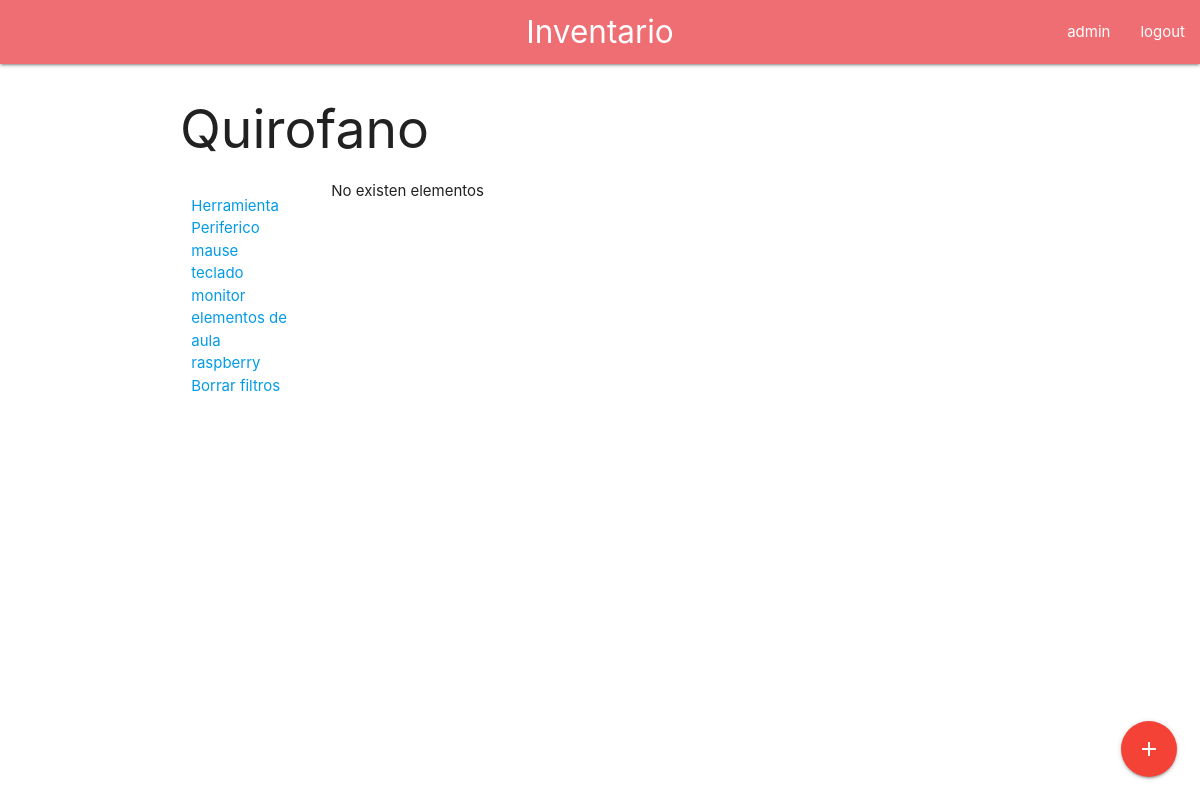
Page /inventario/lab/24/ (signed in) on the committed database.
### inventario/models.py (models this page shows, shortened)
class Lab(models.Model):
    id_lab = models.AutoField(primary_key=True)
    name = models.CharField(max_length=20, blank=True, null=True)

class Type(models.Model):
    name = models.CharField(max_length=20, blank=True, null=True)
    id_type = models.AutoField(primary_key=True)
    def __str__(self):
        return '{}'.format(self.name)

### inventario/views.py (the view)
# urls.py: path('lab/<int:lab_id>/', LabGet.as_view(), name='lab_detail'),
class LabGet(View):
    @method_decorator(login_required)
    def get(self, request, *args, **kwargs):
        id_type = request.GET.get('type', None)
        lab = Lab.objects.get(id_lab=kwargs['lab_id'])
        if id_type:
            items = Item.objects.filter(id_lab_id=kwargs['lab_id'], id_type=id_type)
        else:
            items = Item.objects.filter(id_lab_id=kwargs['lab_id'])
        types = Type.objects.all()
        ctx = {'items': items, 'lab_id': kwargs['lab_id'], 'lab': lab, 'form': ItemForm, 'types': types}
        return render(request, 'item/list.html', ctx)

### inventario/templates/item/list.html (shortened to what this page needs)
{% extends 'base.html' %}
{% block content %}
  <h2>{{ lab.name }}</h2>
  <div class="row s12">
    <div class="col s12 m2">
      <ul>
        {% for type in types %}
          <li>
            <a href="{{ request.path }}?type={{ type.id_type | urlencode }}">{{ type.name }}</a>
          </li>
        {% endfor %}
        <a href="{% url 'lab_detail' lab_id %}">Borrar filtros</a>
      </ul>
    </div>
    <div class="col s12 m10">
      {% if items %}
        <ul class="collapsible">
        {% for item in items %}
          <li>
            <div class="collapsible-header">
              {{ item.name }}
              {% if item.dismissed %}
                <span class="new badge red" data-badge-caption="De baja"></span>
              {% endif %}
              <span class="badge" data-badge-caption="">
                {{ item.id_type.name }}
              </span>
            </div>
            <div class="collapsible-body">
              <ul>
                <li>Descripcion: {{ item.desc }}</li>
                <li>Fecha de entrada: {{ item.entry_date }}</li>
                <li>Tipo: {{ item.id_type.name }}</li>
                <a class="btn-flat waves-effect waves-red" href="{% url 'item_delete' item.id_item %}?next={{ request.path | urlencode }}">
                  <i class="material-icons">delete</i>
                </a>
              </ul>
            </div>
          </li>
        {% endfor %}
      </ul>
      {% else %}
        No existen elementos
      {% endif %}
    </div>
  </div>
  <div class="fixed-action-btn">
        <a class="btn-floating btn-large modal-trigger red waves-effect waves-light" href="#id_modal">
          <i class="large material-icons">add</i>
        </a>
      </div>
{% endblock %}

### inventario/templates/navbar.html
<nav>
  <div class="nav-wrapper">
    <a href="{% url 'lab_list' %}" class="brand-logo center">Inventario</a>
    <ul id="nav-mobile" class="right hide-on-med-and-down">
      {% if user.is_authenticated %}
        <li><a href="">{{ user }}</a></li>
        <li><a href="{% url 'logout' %}">logout</a></li>
      {% else %}
        <li><a href="{% url 'login' %}">Login</a></li>
      {% endif %}
    </ul>
  </div>
</nav>

### rows in the picture
Lab: name "Quirofano"
Type: name "Herramienta"
Type: name "Periferico"
Type: name "mause"
Type: name "teclado"
Type: name "monitor"
Type: name "elementos de aula"
Type: name "raspberry"

### other values in the picture
{{ user }} "admin"
